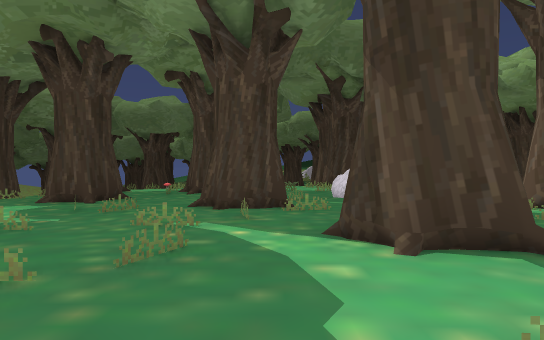
[1] (above)

24 first-person views from a walk through a Unity game level. The camera is 1.2 m above the floor, looks level and sees 70° across. Doors are open. The floor is counted in squares, 2 m on a side. Each view is taken from the middle of a square. On the plan, view 1 faces up. The plan holds only what a view shows up to about 11 squares ahead; the rest is blank. The place goes on beyond the plan. The player character is not drawn.

[2]
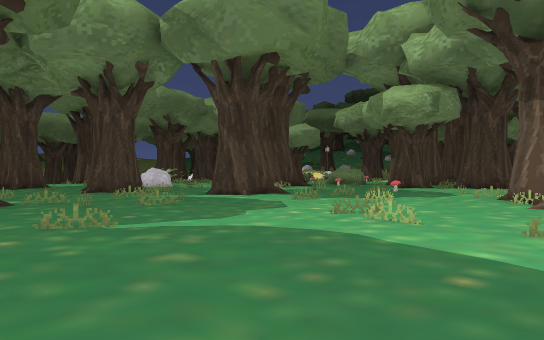

[3]
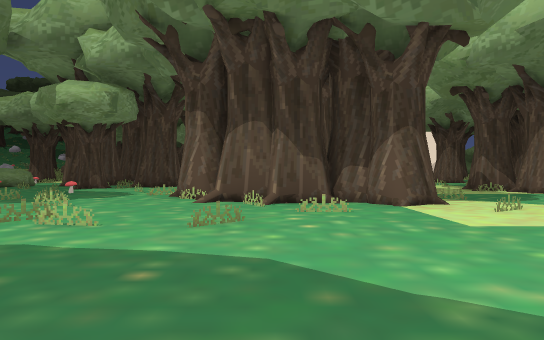

[4]
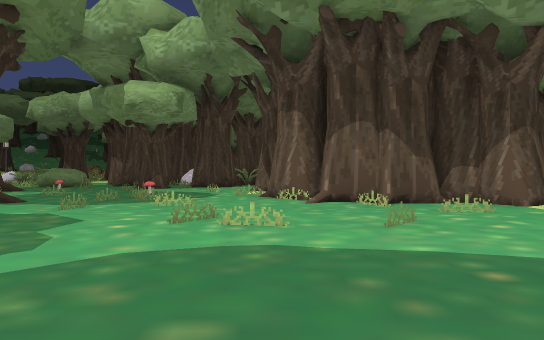

[5]
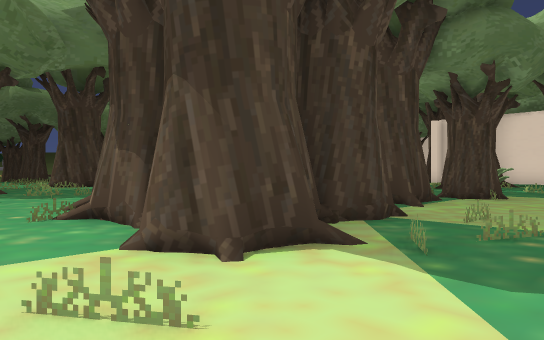

[6]
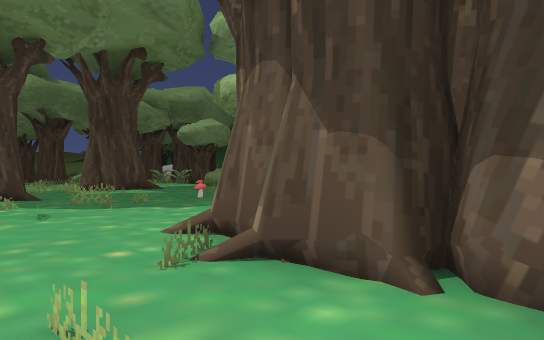

[7]
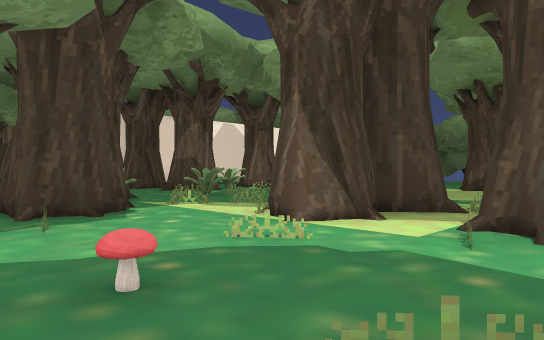

[8]
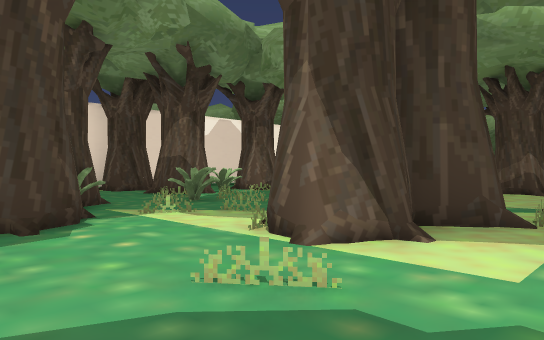

[9]
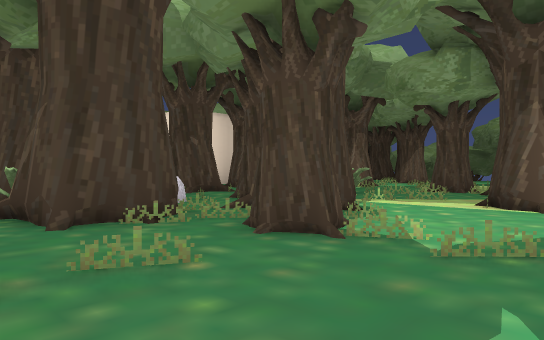

[10]
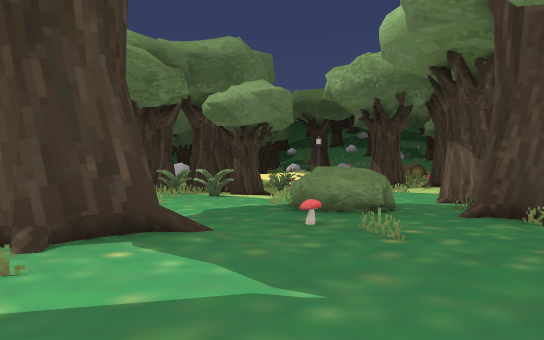

[11]
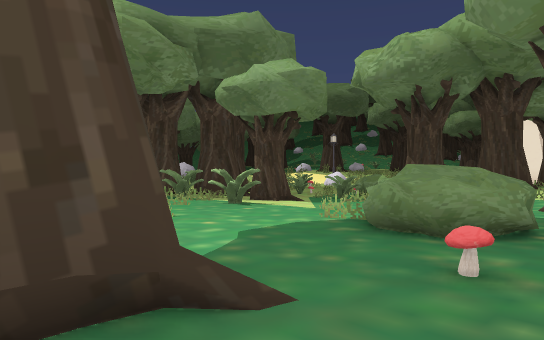

[12]
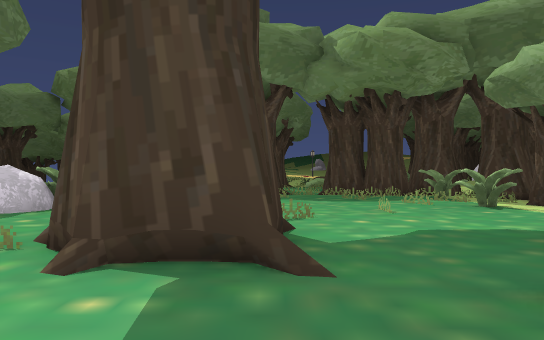

[13]
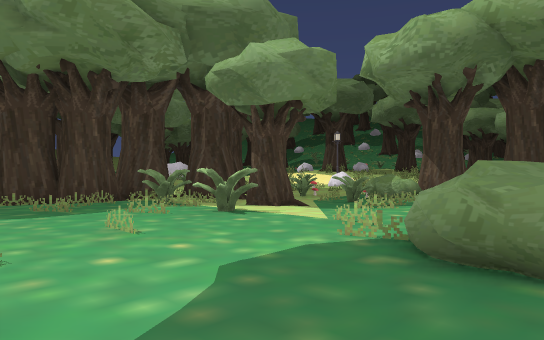

[14]
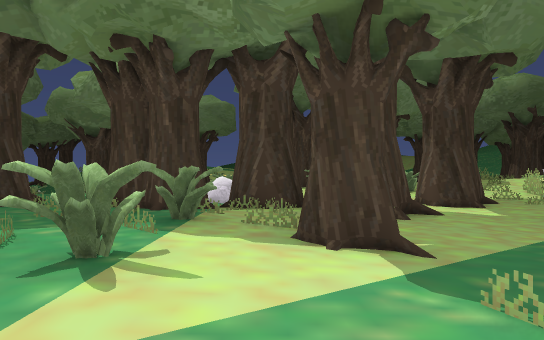

[15]
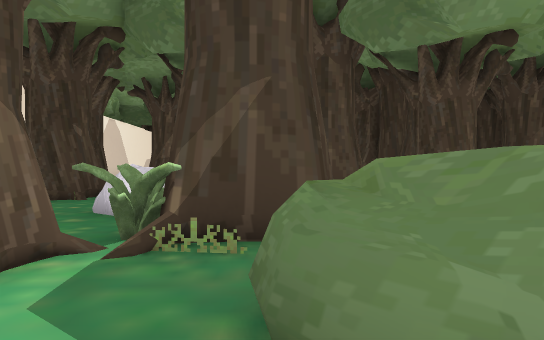

[16]
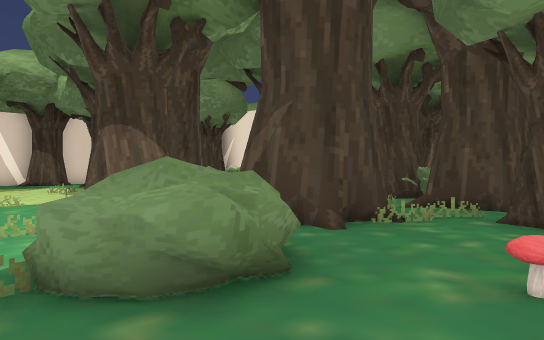

[17]
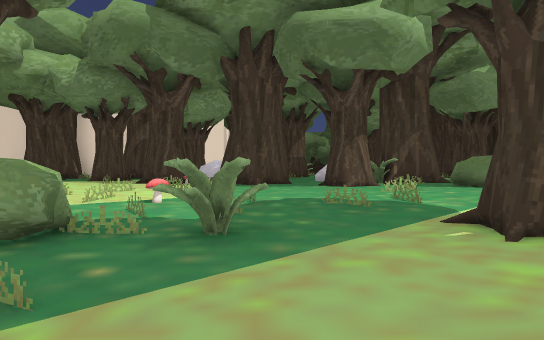

[18]
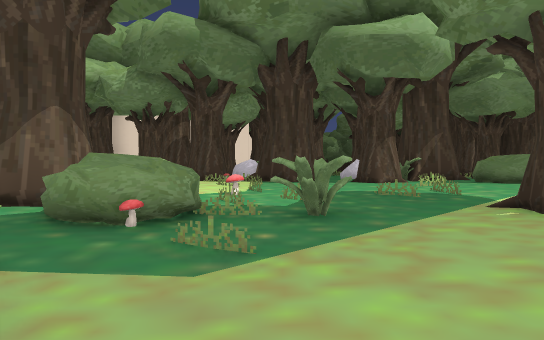

[19]
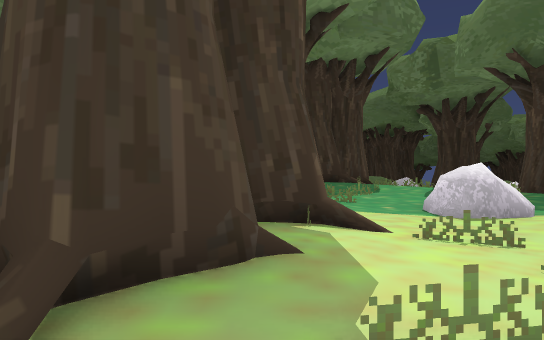

[20]
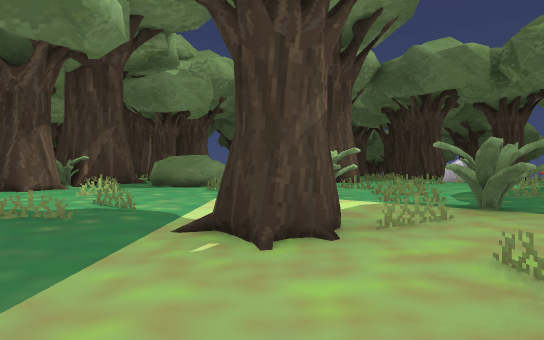

[21]
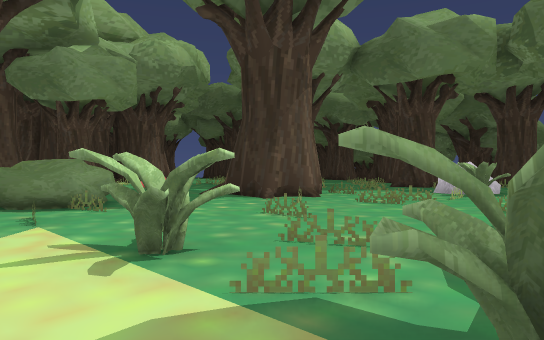

[22]
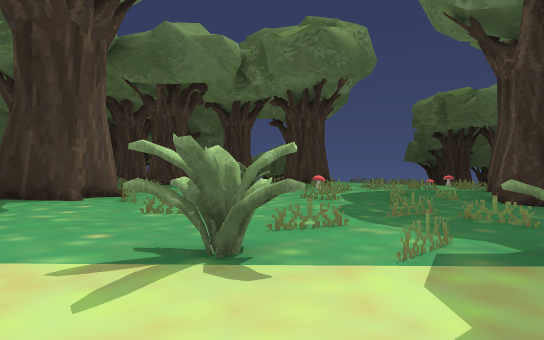

[23]
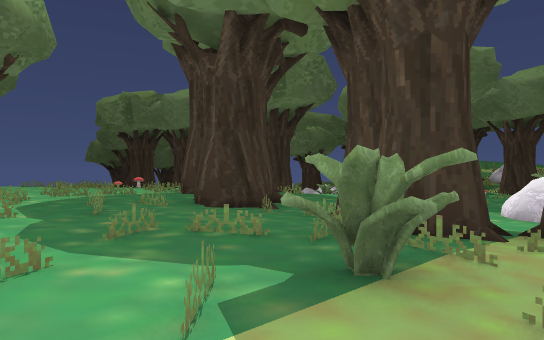

[24]
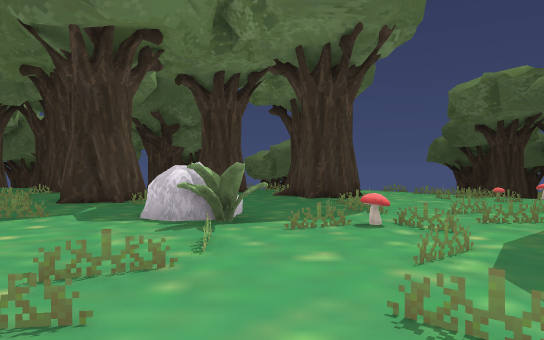

### Floor plan
Key: @ floor where view 1 was taken; # wall or solid block; x gap in a wall; . main floor; - floor 0.25 m lower than the main floor; _ floor 0.5 m lower than the main floor; < floor 0.75 m lower than the main floor; / step, stairs or slope; T thing the floor can be seen under or through; O other object.
Columns run from 9 left of view 1 to 16 right of it. Each row starts with its distance up from view 1.
 19               #
 18             O #         OO
 17            OOO  #       OO
 16      #      O  -##   ###__
 15      ####.##OOOO#OOOOOO___
 14      #-##.###.OO##OO#OO/_<
 13      -.....TT ##..####___<
 12 OO     O#..TT T#.###-___##
 11 OO   ..OO..TTTTT.###OO__##
 10    # .. ....T.....##-___#
  9    #OO.. ..O####.#..-##-##
  8    --O....#O # #...#.x--##
  7     -...OO####OO..#..#----
  6      .#..O#  OOO..###..--#
  5      ....## .x....###O.-##
  4     OO#...OO.x..#..O#O..O#
  3     O.#.#.OO.#....#OO..OOO
  2      ..#.......TTO#O O.O
  1      .......#.# T#OOOO.
  0      ....@#x#..T OOO #..
 -1     ....#....##  .O### OO
 -2     ....x...OO OT #### OO
 -3     .......OOOOOOT#### ..
 -4     ......#OOO#OO.###OOOOO
 -5      ..... OOOO.OO#..#O OO
 -6       .....OOOO.O.O..##
 -7         .#.O..x......#OO
 -8          .#.## ...    OO
 -9          .....x..

Positions as (right, up) in squares from view 1, and headings:
1: (0, 0), facing up
2: (-5, -4), facing up-right
3: (-5, -4), facing right
4: (-5, -2), facing right
5: (0, -9), facing up-right
6: (0, -6), facing up-right
7: (3, 2), facing down-right
8: (4, 1), facing down-right
9: (5, 5), facing down-right
10: (4, 2), facing up-right
11: (5, 4), facing up-right
12: (6, 3), facing up
13: (6, 5), facing up-right
14: (11, 7), facing up
15: (10, 7), facing down
16: (7, 7), facing down-right
17: (14, 14), facing down
18: (15, 15), facing down
19: (15, 15), facing left
20: (14, 13), facing down-left
21: (11, 12), facing down-left
22: (12, 10), facing left
23: (11, 10), facing up-left
24: (7, 10), facing left
